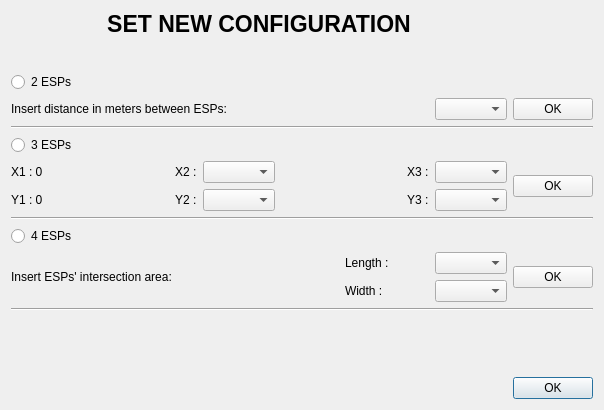
<?xml version="1.0" encoding="UTF-8"?>
<ui version="4.0">
 <class>Dialog1</class>
 <widget class="QDialog" name="Dialog1">
  <property name="geometry">
   <rect>
    <x>0</x>
    <y>0</y>
    <width>604</width>
    <height>410</height>
   </rect>
  </property>
  <property name="windowTitle">
   <string>Dialog</string>
  </property>
  <layout class="QGridLayout" name="gridLayout">
   <item row="0" column="0">
    <widget class="QLabel" name="title_label">
     <property name="font">
      <font>
       <pointsize>17</pointsize>
       <weight>75</weight>
       <bold>true</bold>
      </font>
     </property>
     <property name="text">
      <string>SET NEW CONFIGURATION</string>
     </property>
     <property name="textFormat">
      <enum>Qt::AutoText</enum>
     </property>
     <property name="alignment">
      <set>Qt::AlignHCenter|Qt::AlignTop</set>
     </property>
    </widget>
   </item>
   <item row="1" column="0">
    <widget class="QRadioButton" name="radioButton">
     <property name="text">
      <string>2 ESPs</string>
     </property>
    </widget>
   </item>
   <item row="2" column="0">
    <layout class="QHBoxLayout" name="horizontalLayout_6">
     <item>
      <widget class="QLabel" name="label">
       <property name="text">
        <string>Insert distance in meters between ESPs:</string>
       </property>
      </widget>
     </item>
     <item>
      <spacer name="horizontalSpacer">
       <property name="orientation">
        <enum>Qt::Horizontal</enum>
       </property>
       <property name="sizeHint" stdset="0">
        <size>
         <width>88</width>
         <height>18</height>
        </size>
       </property>
      </spacer>
     </item>
     <item>
      <widget class="QComboBox" name="distance"/>
     </item>
    </layout>
   </item>
   <item row="3" column="0" colspan="2">
    <widget class="Line" name="line">
     <property name="orientation">
      <enum>Qt::Horizontal</enum>
     </property>
    </widget>
   </item>
   <item row="4" column="0">
    <widget class="QRadioButton" name="radioButton_2">
     <property name="text">
      <string>3 ESPs</string>
     </property>
    </widget>
   </item>
   <item row="5" column="0">
    <layout class="QHBoxLayout" name="horizontalLayout">
     <item>
      <layout class="QVBoxLayout" name="verticalLayout">
       <item>
        <widget class="QLabel" name="label_2">
         <property name="text">
          <string>X1 : 0</string>
         </property>
        </widget>
       </item>
       <item>
        <widget class="QLabel" name="label_3">
         <property name="text">
          <string>Y1 : 0</string>
         </property>
        </widget>
       </item>
      </layout>
     </item>
     <item>
      <spacer name="horizontalSpacer_2">
       <property name="orientation">
        <enum>Qt::Horizontal</enum>
       </property>
       <property name="sizeHint" stdset="0">
        <size>
         <width>40</width>
         <height>20</height>
        </size>
       </property>
      </spacer>
     </item>
     <item>
      <layout class="QHBoxLayout" name="horizontalLayout_2">
       <item>
        <layout class="QVBoxLayout" name="verticalLayout_2">
         <item>
          <widget class="QLabel" name="label_4">
           <property name="text">
            <string>X2 :</string>
           </property>
          </widget>
         </item>
         <item>
          <widget class="QLabel" name="label_5">
           <property name="text">
            <string>Y2 :</string>
           </property>
          </widget>
         </item>
        </layout>
       </item>
       <item>
        <layout class="QVBoxLayout" name="verticalLayout_3">
         <item>
          <widget class="QComboBox" name="x2"/>
         </item>
         <item>
          <widget class="QComboBox" name="y2"/>
         </item>
        </layout>
       </item>
      </layout>
     </item>
     <item>
      <spacer name="horizontalSpacer_3">
       <property name="orientation">
        <enum>Qt::Horizontal</enum>
       </property>
       <property name="sizeHint" stdset="0">
        <size>
         <width>40</width>
         <height>20</height>
        </size>
       </property>
      </spacer>
     </item>
     <item>
      <layout class="QHBoxLayout" name="horizontalLayout_3">
       <item>
        <layout class="QVBoxLayout" name="verticalLayout_4">
         <item>
          <widget class="QLabel" name="label_7">
           <property name="text">
            <string>X3 :</string>
           </property>
          </widget>
         </item>
         <item>
          <widget class="QLabel" name="label_6">
           <property name="text">
            <string>Y3 :</string>
           </property>
          </widget>
         </item>
        </layout>
       </item>
       <item>
        <layout class="QVBoxLayout" name="verticalLayout_5">
         <item>
          <widget class="QComboBox" name="x3"/>
         </item>
         <item>
          <widget class="QComboBox" name="y3"/>
         </item>
        </layout>
       </item>
      </layout>
     </item>
    </layout>
   </item>
   <item row="6" column="0" colspan="2">
    <widget class="Line" name="line_2">
     <property name="orientation">
      <enum>Qt::Horizontal</enum>
     </property>
    </widget>
   </item>
   <item row="7" column="0">
    <widget class="QRadioButton" name="radioButton_3">
     <property name="text">
      <string>4 ESPs</string>
     </property>
    </widget>
   </item>
   <item row="8" column="0">
    <layout class="QHBoxLayout" name="horizontalLayout_4">
     <item>
      <widget class="QLabel" name="label_8">
       <property name="text">
        <string>Insert ESPs' intersection area: </string>
       </property>
      </widget>
     </item>
     <item>
      <spacer name="horizontalSpacer_4">
       <property name="orientation">
        <enum>Qt::Horizontal</enum>
       </property>
       <property name="sizeHint" stdset="0">
        <size>
         <width>40</width>
         <height>20</height>
        </size>
       </property>
      </spacer>
     </item>
     <item>
      <layout class="QFormLayout" name="formLayout">
       <item row="0" column="0">
        <widget class="QLabel" name="label_9">
         <property name="text">
          <string>Length :            </string>
         </property>
        </widget>
       </item>
       <item row="0" column="1">
        <widget class="QComboBox" name="length"/>
       </item>
       <item row="1" column="0">
        <widget class="QLabel" name="label_10">
         <property name="text">
          <string>Width :</string>
         </property>
        </widget>
       </item>
       <item row="1" column="1">
        <widget class="QComboBox" name="width"/>
       </item>
      </layout>
     </item>
    </layout>
   </item>
   <item row="9" column="0" colspan="2">
    <widget class="Line" name="line_3">
     <property name="orientation">
      <enum>Qt::Horizontal</enum>
     </property>
    </widget>
   </item>
   <item row="10" column="0" colspan="2">
    <widget class="QLabel" name="config">
     <property name="text">
      <string/>
     </property>
    </widget>
   </item>
   <item row="11" column="1">
    <widget class="QPushButton" name="pushButton">
     <property name="text">
      <string>OK</string>
     </property>
    </widget>
   </item>
   <item row="2" column="1">
    <widget class="QPushButton" name="ok_2">
     <property name="text">
      <string>OK</string>
     </property>
    </widget>
   </item>
   <item row="5" column="1">
    <widget class="QPushButton" name="ok_3">
     <property name="text">
      <string>OK</string>
     </property>
    </widget>
   </item>
   <item row="8" column="1">
    <widget class="QPushButton" name="ok_4">
     <property name="text">
      <string>OK</string>
     </property>
    </widget>
   </item>
  </layout>
 </widget>
 <resources/>
 <connections/>
</ui>
